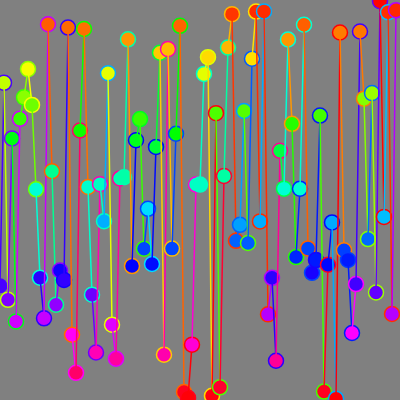
Frame 1 (no input)
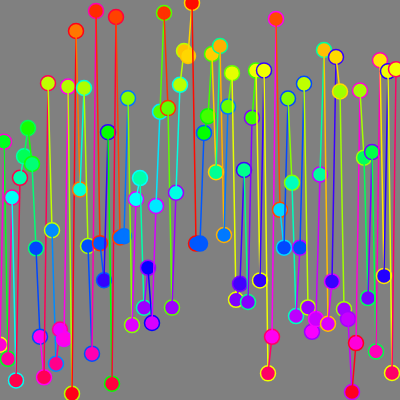
Frame 60 (no input)
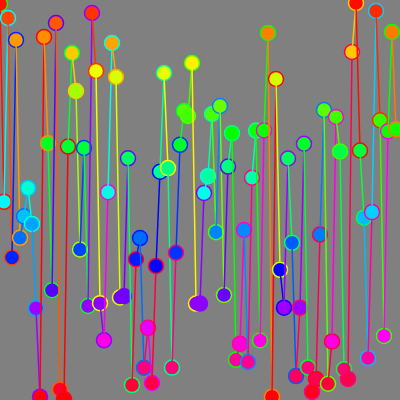
Frame 120 (the mouse pressed at the canvas centre since frame 60)

The p5.js sketch that drew these frames (run headless with seeded random() and noise() and a simulated clock; from frame 60 on, the mouse is pressed at the canvas centre):

// p5.js sketch
// ── sketch.js
var circulosY = [];

var setup = function() {
  createCanvas(400, 400);
  noStroke();
  colorMode(HSB);

  for (var i = 0; i < 100; i++) {
    circulosY[i] = random(0, width);
  }
}

var draw = function() {
  background(50);

  for (var i = 0; i < 100; i++) {
     var h = map(circulosY[i], 0, width, 0, 360);
    //var h = map(i, 0, 100, 0, 360);
    fill(h, 100, 100);
    strokeWeight(1.5);
    var x = map(i, 0, 100, 0, width);
    ellipse(x, circulosY[i], 15, 15);
    var x1 = map(i+1, 0, 100, 0, width);
    
    stroke(h, 100, 100);
    line(x, circulosY[i], x1, circulosY[i + 1]);

    circulosY[i]++;
    if (circulosY[i] > width) {
      circulosY[i] = 0;
    }
  }
}
